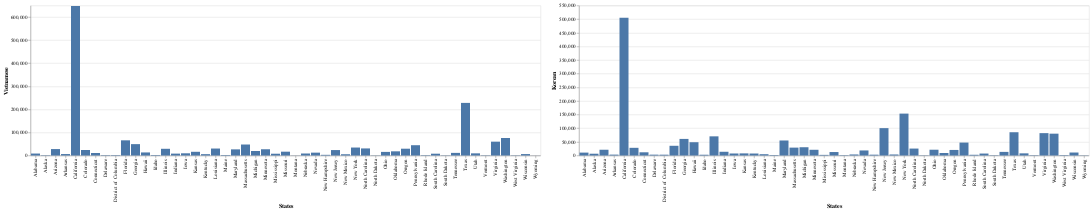

Notebook code for this chart:
### Code cell
Subgroup_3

### Figure 1 — Vega-Lite specification as saved in the notebook (floating-point values rounded to 4 significant figures)
{"config": {"view": {"continuousWidth": 400, "continuousHeight": 300}}, "hconcat": [{"mark": "bar", "encoding": {"x": {"type": "nominal", "field": "States"}, "y": {"type": "quantitative", "field": "Vietnamese"}}}, {"mark": "bar", "encoding": {"x": {"type": "nominal", "field": "States"}, "y": {"type": "quantitative", "field": "Korean"}}}], "data": {"name": "data-b4c936cd055cee65de3e5f35a5ec1b2f"}, "$schema": "https://vega.github.io/schema/vega-lite/v4.8.1.json", "datasets": {"data-b4c936cd055cee65de3e5f35a5ec1b2f": [{"States": "Alabama", "Asian Population": 67036, "Percentage Asian Population": 1.4, "Chinese": 11154, "Filipino": 8224, "Indian": 14951, "Japanese": 4336, "Korean": 10624, "Vietnamese": 8488, "Other Asians": 9259, "MostSubgroup": "Indian", "Latitude": 32.81, "Longitude": -86.79, "Dropdown": "Chinese"}, {"States": "Alaska", "Asian Population": 50402, "Percentage Asian Population": 7.1, "Chinese": 3726, "Filipino": 25424, "Indian": 1911, "Japanese": 3926, "Korean": 6542, "Vietnamese": 1446, "Other Asians": 7427, "MostSubgroup": "Filipino", "Latitude": 61.37, "Longitude": -152.4, "Dropdown": "Filipino"}, {"States": "Arizona", "Asian Population": 230907, "Percentage Asian Population": 3.6, "Chinese": 42331, "Filipino": 53067, "Indian": 40510, "Japanese": 19611, "Korean": 21125, "Vietnamese": 27872, "Other Asians": 26391, "MostSubgroup": "Filipino", "Latitude": 33.73, "Longitude": -111.4, "Dropdown": "Indian"}, {"States": "Arkansas", "Asian Population": 44943, "Percentage Asian Population": 1.5, "Chinese": 6301, "Filipino": 6396, "Indian": 7973, "Japanese": 2384, "Korean": 3247, "Vietnamese": 6302, "Other Asians": 12340, "MostSubgroup": "Indian", "Latitude": 34.97, "Longitude": -92.37, "Dropdown": "Japanese"}, {"States": "California", "Asian Population": 5556592, "Percentage Asian Population": 14.9, "Chinese": 1451537, "Filipino": 1474707, "Indian": 590445, "Japanese": 428014, "Korean": 505225, "Vietnamese": 647589, "Other Asians": 459075, "MostSubgroup": "Filipino", "Latitude": 36.12, "Longitude": -119.7, "Dropdown": "Korean"}, {"States": "Colorado", "Asian Population": 185589, "Percentage Asian Population": 3.7, "Chinese": 33344, "Filipino": 26242, "Indian": 24135, "Japanese": 22714, "Korean": 28177, "Vietnamese": 23933, "Other Asians": 27044, "MostSubgroup": "Chinese", "Latitude": 39.06, "Longitude": -105.3, "Dropdown": "Vietnamese"}, {"States": "Connecticut", "Asian Population": 157088, "Percentage Asian Population": 4.4, "Chinese": 36483, "Filipino": 16402, "Indian": 50806, "Japanese": 6203, "Korean": 11760, "Vietnamese": 10804, "Other Asians": 24630, "MostSubgroup": "Indian", "Latitude": 41.6, "Longitude": -72.76, "Dropdown": null}, {"States": "Delaware", "Asian Population": 33701, "Percentage Asian Population": 3.8, "Chinese": 7033, "Filipino": 4637, "Indian": 12344, "Japanese": 1196, "Korean": 3099, "Vietnamese": 1688, "Other Asians": 3704, "MostSubgroup": "Chinese", "Latitude": 39.32, "Longitude": -75.51, "Dropdown": null}, {"States": "District of Columbia", "Asian Population": 26857, "Percentage Asian Population": 4.5, "Chinese": 6583, "Filipino": 3670, "Indian": 6417, "Japanese": 2010, "Korean": 2990, "Vietnamese": 1856, "Other Asians": 3331, "MostSubgroup": "Chinese", "Latitude": 38.9, "Longitude": -77.03, "Dropdown": null}, {"States": "Florida", "Asian Population": 573083, "Percentage Asian Population": 3.0, "Chinese": 94244, "Filipino": 122691, "Indian": 151438, "Japanese": 25747, "Korean": 35629, "Vietnamese": 65772, "Other Asians": 77562, "MostSubgroup": "Indian", "Latitude": 27.77, "Longitude": -81.69, "Dropdown": null}, {"States": "Georgia", "Asian Population": 365497, "Percentage Asian Population": 3.8, "Chinese": 54298, "Filipino": 28528, "Indian": 105444, "Japanese": 14247, "Korean": 60836, "Vietnamese": 49264, "Other Asians": 52880, "MostSubgroup": "Indian", "Latitude": 33.04, "Longitude": -83.64, "Dropdown": null}, {"States": "Hawaii", "Asian Population": 780968, "Percentage Asian Population": 57.4, "Chinese": 199751, "Filipino": 342095, "Indian": 4737, "Japanese": 312292, "Korean": 48699, "Vietnamese": 13266, "Other Asians": 139872, "MostSubgroup": "Filipino", "Latitude": 21.09, "Longitude": -157.5, "Dropdown": null}, {"States": "Idaho", "Asian Population": 29698, "Percentage Asian Population": 1.9, "Chinese": 5473, "Filipino": 6211, "Indian": 2786, "Japanese": 5698, "Korean": 2806, "Vietnamese": 2154, "Other Asians": 4570, "MostSubgroup": "Filipino", "Latitude": 44.24, "Longitude": -114.5, "Dropdown": null}, {"States": "Illinois", "Asian Population": 668694, "Percentage Asian Population": 5.2, "Chinese": 119308, "Filipino": 139090, "Indian": 203669, "Japanese": 28623, "Korean": 70263, "Vietnamese": 29101, "Other Asians": 78640, "MostSubgroup": "Indian", "Latitude": 40.35, "Longitude": -88.99, "Dropdown": null}, {"States": "Indiana", "Asian Population": 126750, "Percentage Asian Population": 2.0, "Chinese": 26038, "Filipino": 16988, "Indian": 30947, "Japanese": 8437, "Korean": 13685, "Vietnamese": 8175, "Other Asians": 22480, "MostSubgroup": "Indian", "Latitude": 39.85, "Longitude": -86.26, "Dropdown": null}, {"States": "Iowa", "Asian Population": 64512, "Percentage Asian Population": 2.1, "Chinese": 11494, "Filipino": 6026, "Indian": 12525, "Japanese": 2854, "Korean": 7375, "Vietnamese": 9543, "Other Asians": 14695, "MostSubgroup": "Indian", "Latitude": 42.01, "Longitude": -93.21, "Dropdown": null}, {"States": "Kansas", "Asian Population": 83930, "Percentage Asian Population": 2.9, "Chinese": 13448, "Filipino": 9399, "Indian": 15644, "Japanese": 4178, "Korean": 7756, "Vietnamese": 16074, "Other Asians": 17431, "MostSubgroup": "Vietnamese", "Latitude": 38.53, "Longitude": -96.73, "Dropdown": null}, {"States": "Kentucky", "Asian Population": 62029, "Percentage Asian Population": 1.4, "Chinese": 10512, "Filipino": 8402, "Indian": 14253, "Japanese": 6197, "Korean": 7264, "Vietnamese": 5813, "Other Asians": 9588, "MostSubgroup": "Indian", "Latitude": 37.67, "Longitude": -84.67, "Dropdown": null}, {"States": "Louisiana", "Asian Population": 84335, "Percentage Asian Population": 1.9, "Chinese": 11953, "Filipino": 10243, "Indian": 13147, "Japanese": 3117, "Korean": 4752, "Vietnamese": 30202, "Other Asians": 10921, "MostSubgroup": "Vietnamese", "Latitude": 31.17, "Longitude": -91.87, "Dropdown": null}, {"States": "Maine", "Asian Population": 18333, "Percentage Asian Population": 1.4, "Chinese": 4390, "Filipino": 2918, "Indian": 2397, "Japanese": 1181, "Korean": 1741, "Vietnamese": 2170, "Other Asians": 3536, "MostSubgroup": "Chinese", "Latitude": 44.69, "Longitude": -69.38, "Dropdown": null}, {"States": "Maryland", "Asian Population": 370044, "Percentage Asian Population": 6.4, "Chinese": 79660, "Filipino": 56909, "Indian": 88709, "Japanese": 12826, "Korean": 55051, "Vietnamese": 26605, "Other Asians": 50284, "MostSubgroup": "Indian", "Latitude": 39.06, "Longitude": -76.8, "Dropdown": null}, {"States": "Massachusetts", "Asian Population": 394211, "Percentage Asian Population": 6.0, "Chinese": 136866, "Filipino": 18673, "Indian": 85441, "Japanese": 15358, "Korean": 28904, "Vietnamese": 47636, "Other Asians": 61343, "MostSubgroup": "Chinese", "Latitude": 42.23, "Longitude": -71.53, "Dropdown": null}, {"States": "Michigan", "Asian Population": 289607, "Percentage Asian Population": 2.9, "Chinese": 51525, "Filipino": 32324, "Indian": 84750, "Japanese": 17412, "Korean": 30292, "Vietnamese": 19456, "Other Asians": 53848, "MostSubgroup": "Indian", "Latitude": 43.33, "Longitude": -84.54, "Dropdown": null}, {"States": "Minnesota", "Asian Population": 247132, "Percentage Asian Population": 4.7, "Chinese": 30047, "Filipino": 15660, "Indian": 38097, "Japanese": 7995, "Korean": 20995, "Vietnamese": 27086, "Other Asians": 107252, "MostSubgroup": "Indian", "Latitude": 45.69, "Longitude": -93.9, "Dropdown": null}, {"States": "Mississippi", "Asian Population": 32560, "Percentage Asian Population": 1.1, "Chinese": 5333, "Filipino": 5638, "Indian": 6458, "Japanese": 807, "Korean": 2301, "Vietnamese": 7721, "Other Asians": 4302, "MostSubgroup": "Vietnamese", "Latitude": 32.74, "Longitude": -89.68, "Dropdown": null}, {"States": "Missouri", "Asian Population": 123571, "Percentage Asian Population": 2.1, "Chinese": 26001, "Filipino": 17706, "Indian": 26263, "Japanese": 7084, "Korean": 12689, "Vietnamese": 16530, "Other Asians": 17298, "MostSubgroup": "Indian", "Latitude": 38.46, "Longitude": -92.29, "Dropdown": null}, {"States": "Montana", "Asian Population": 10482, "Percentage Asian Population": 1.1, "Chinese": 1919, "Filipino": 2829, "Indian": 930, "Japanese": 1854, "Korean": 1369, "Vietnamese": 481, "Other Asians": 1100, "MostSubgroup": "Filipino", "Latitude": 46.92, "Longitude": -110.5, "Dropdown": null}, {"States": "Nebraska", "Asian Population": 40561, "Percentage Asian Population": 2.2, "Chinese": 5730, "Filipino": 4900, "Indian": 6708, "Japanese": 3106, "Korean": 3815, "Vietnamese": 8677, "Other Asians": 7625, "MostSubgroup": "Vietnamese", "Latitude": 41.13, "Longitude": -98.27, "Dropdown": null}, {"States": "Nevada", "Asian Population": 242916, "Percentage Asian Population": 9.0, "Chinese": 39448, "Filipino": 123891, "Indian": 14290, "Japanese": 21364, "Korean": 18518, "Vietnamese": 12366, "Other Asians": 13039, "MostSubgroup": "Filipino", "Latitude": 38.31, "Longitude": -117.1, "Dropdown": null}, {"States": "New Hampshire", "Asian Population": 34522, "Percentage Asian Population": 2.6, "Chinese": 7652, "Filipino": 3369, "Indian": 9075, "Japanese": 1842, "Korean": 3021, "Vietnamese": 2907, "Other Asians": 6686, "MostSubgroup": "Indian", "Latitude": 43.45, "Longitude": -71.56, "Dropdown": null}, {"States": "New Jersey", "Asian Population": 795163, "Percentage Asian Population": 9.0, "Chinese": 149356, "Filipino": 126793, "Indian": 311310, "Japanese": 19710, "Korean": 100334, "Vietnamese": 23535, "Other Asians": 64125, "MostSubgroup": "Indian", "Latitude": 40.3, "Longitude": -74.52, "Dropdown": null}, {"States": "New Mexico", "Asian Population": 40456, "Percentage Asian Population": 2.0, "Chinese": 7668, "Filipino": 8535, "Indian": 5727, "Japanese": 4889, "Korean": 3760, "Vietnamese": 5403, "Other Asians": 4474, "MostSubgroup": "Filipino", "Latitude": 34.84, "Longitude": -106.2, "Dropdown": null}, {"States": "New York", "Asian Population": 1579494, "Percentage Asian Population": 8.2, "Chinese": 615932, "Filipino": 126129, "Indian": 368767, "Japanese": 51781, "Korean": 153609, "Vietnamese": 34510, "Other Asians": 228763, "MostSubgroup": "Chinese", "Latitude": 42.17, "Longitude": -74.95, "Dropdown": null}, {"States": "North Carolina", "Asian Population": 252585, "Percentage Asian Population": 2.6, "Chinese": 40820, "Filipino": 29314, "Indian": 63852, "Japanese": 12878, "Korean": 25420, "Vietnamese": 30665, "Other Asians": 49636, "MostSubgroup": "Indian", "Latitude": 35.63, "Longitude": -79.81, "Dropdown": null}, {"States": "North Dakota", "Asian Population": 9193, "Percentage Asian Population": 1.4, "Chinese": 1762, "Filipino": 1704, "Indian": 1740, "Japanese": 628, "Korean": 933, "Vietnamese": 791, "Other Asians": 1635, "MostSubgroup": "Chinese", "Latitude": 47.53, "Longitude": -99.78, "Dropdown": null}, {"States": "Ohio", "Asian Population": 238292, "Percentage Asian Population": 2.1, "Chinese": 50870, "Filipino": 27661, "Indian": 71211, "Japanese": 16995, "Korean": 21207, "Vietnamese": 15639, "Other Asians": 34706, "MostSubgroup": "Indian", "Latitude": 40.39, "Longitude": -82.76, "Dropdown": null}, {"States": "Oklahoma", "Asian Population": 84170, "Percentage Asian Population": 2.2, "Chinese": 11658, "Filipino": 10850, "Indian": 14078, "Japanese": 5580, "Korean": 9072, "Vietnamese": 18098, "Other Asians": 14834, "MostSubgroup": "Vietnamese", "Latitude": 35.57, "Longitude": -96.93, "Dropdown": null}, {"States": "Oregon", "Asian Population": 186281, "Percentage Asian Population": 4.9, "Chinese": 41374, "Filipino": 29101, "Indian": 20200, "Japanese": 24535, "Korean": 20395, "Vietnamese": 29485, "Other Asians": 21191, "MostSubgroup": "Chinese", "Latitude": 44.57, "Longitude": -122.1, "Dropdown": null}, {"States": "Pennsylvania", "Asian Population": 402587, "Percentage Asian Population": 3.2, "Chinese": 96606, "Filipino": 33021, "Indian": 113389, "Japanese": 12699, "Korean": 47429, "Vietnamese": 44605, "Other Asians": 54838, "MostSubgroup": "Indian", "Latitude": 40.59, "Longitude": -77.21, "Dropdown": null}, {"States": "Rhode Island", "Asian Population": 36763, "Percentage Asian Population": 3.5, "Chinese": 8228, "Filipino": 4117, "Indian": 5645, "Japanese": 1455, "Korean": 2658, "Vietnamese": 1615, "Other Asians": 13045, "MostSubgroup": "Chinese", "Latitude": 41.68, "Longitude": -71.51, "Dropdown": null}, {"States": "South Carolina", "Asian Population": 75674, "Percentage Asian Population": 1.6, "Chinese": 11706, "Filipino": 15228, "Indian": 17961, "Japanese": 4745, "Korean": 7162, "Vietnamese": 7840, "Other Asians": 11032, "MostSubgroup": "Indian", "Latitude": 33.86, "Longitude": -80.95, "Dropdown": null}, {"States": "South Dakota", "Asian Population": 10216, "Percentage Asian Population": 1.3, "Chinese": 1570, "Filipino": 1864, "Indian": 1433, "Japanese": 696, "Korean": 1179, "Vietnamese": 1002, "Other Asians": 2472, "MostSubgroup": "Filipino", "Latitude": 44.3, "Longitude": -99.44, "Dropdown": null}, {"States": "Tennessee", "Asian Population": 113398, "Percentage Asian Population": 1.8, "Chinese": 18313, "Filipino": 14409, "Indian": 26619, "Japanese": 6955, "Korean": 13245, "Vietnamese": 11351, "Other Asians": 22506, "MostSubgroup": "Indian", "Latitude": 35.75, "Longitude": -86.69, "Dropdown": null}, {"States": "Texas", "Asian Population": 1110666, "Percentage Asian Population": 4.4, "Chinese": 182477, "Filipino": 137713, "Indian": 269327, "Japanese": 37715, "Korean": 85332, "Vietnamese": 227968, "Other Asians": 170134, "MostSubgroup": "Indian", "Latitude": 31.05, "Longitude": -97.56, "Dropdown": null}, {"States": "Utah", "Asian Population": 77748, "Percentage Asian Population": 2.8, "Chinese": 16358, "Filipino": 10657, "Indian": 7598, "Japanese": 12782, "Korean": 7888, "Vietnamese": 9338, "Other Asians": 13127, "MostSubgroup": "Chinese", "Latitude": 40.15, "Longitude": -111.9, "Dropdown": null}, {"States": "Vermont", "Asian Population": 10463, "Percentage Asian Population": 1.7, "Chinese": 2833, "Filipino": 1035, "Indian": 1723, "Japanese": 842, "Korean": 1271, "Vietnamese": 1206, "Other Asians": 1553, "MostSubgroup": "Chinese", "Latitude": 44.05, "Longitude": -72.71, "Dropdown": null}, {"States": "Virginia", "Asian Population": 522199, "Percentage Asian Population": 6.5, "Chinese": 72585, "Filipino": 90493, "Indian": 114471, "Japanese": 20138, "Korean": 82006, "Vietnamese": 59984, "Other Asians": 82522, "MostSubgroup": "Indian", "Latitude": 37.77, "Longitude": -78.17, "Dropdown": null}, {"States": "Washington", "Asian Population": 604251, "Percentage Asian Population": 9.0, "Chinese": 120814, "Filipino": 137083, "Indian": 68978, "Japanese": 67597, "Korean": 80049, "Vietnamese": 75843, "Other Asians": 53887, "MostSubgroup": "Filipino", "Latitude": 47.4, "Longitude": -121.5, "Dropdown": null}, {"States": "West Virginia", "Asian Population": 16465, "Percentage Asian Population": 0.9, "Chinese": 3208, "Filipino": 3059, "Indian": 3969, "Japanese": 1159, "Korean": 1571, "Vietnamese": 1104, "Other Asians": 2395, "MostSubgroup": "Indian", "Latitude": 38.49, "Longitude": -80.95, "Dropdown": null}, {"States": "Wisconsin", "Asian Population": 151513, "Percentage Asian Population": 2.7, "Chinese": 21054, "Filipino": 13158, "Indian": 25998, "Japanese": 5967, "Korean": 10949, "Vietnamese": 6191, "Other Asians": 68196, "MostSubgroup": "Indian", "Latitude": 44.27, "Longitude": -89.62, "Dropdown": null}, {"States": "Wyoming", "Asian Population": 6729, "Percentage Asian Population": 1.2, "Chinese": 1340, "Filipino": 1657, "Indian": 739, "Japanese": 982, "Korean": 803, "Vietnamese": 283, "Other Asians": 925, "MostSubgroup": "Filipino", "Latitude": 42.76, "Longitude": -107.3, "Dropdown": null}]}}
